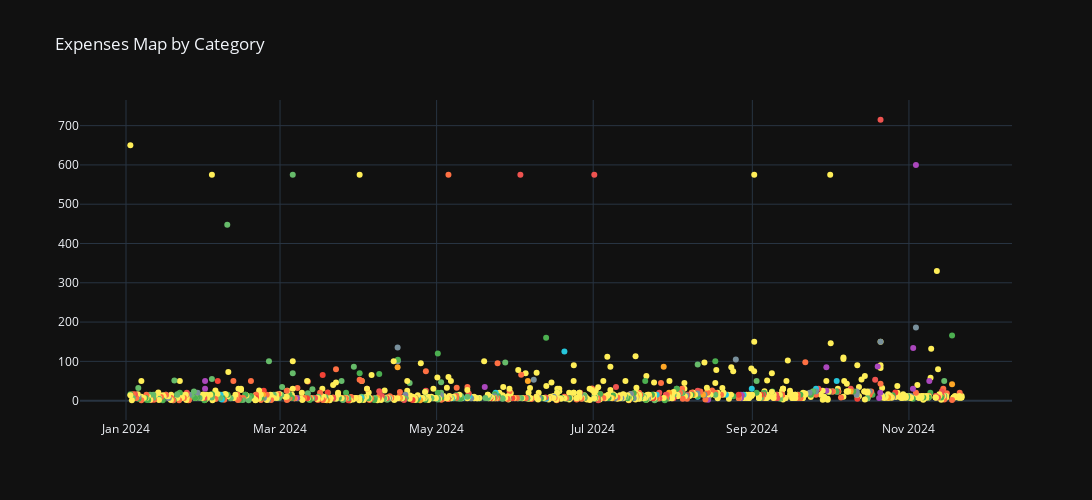

Notebook cell for this chart:
### Code cell
def plot_scatter_expense(df):
    
    fig = go.Figure(layout = go.Layout(height = 500, width = 1500, title = "Expenses Map by Category", template = "plotly_dark"))
    
    fig.add_trace(go.Scatter(x = df[df["income"] == False]["date"],
                             y = df[df["income"] == False]["amount"],
                             mode = "markers",
                             marker_color = df["color"],
                             hovertemplate = "<extra>Amount: $%{y}</extra>. <extra>Date: %{x}</extra>",
                             hoverlabel = dict(font_size = 16),
                             showlegend = False))
    
    return fig

plot_scatter_expense(df)

### Figure 1 — Plotly figure (JSON) as saved in the notebook; plotly's stock layout.template omitted (floating-point values rounded to 4 significant figures; data arrays with more than 128 entries replaced by an {"elided": "..."} marker saying what was removed)
{"data": [{"hoverlabel": {"font": {"size": 16}}, "hovertemplate": "<extra>Amount: $%{y}</extra>. <extra>Date: %{x}</extra>", "marker": {"color": {"elided": "1288 str values"}}, "mode": "markers", "showlegend": false, "type": "scatter", "x": {"elided": "1147 str values"}, "y": {"elided": "1147 float values"}}], "layout": {"height": 500, "title": {"text": "Expenses Map by Category"}, "width": 1500}}
